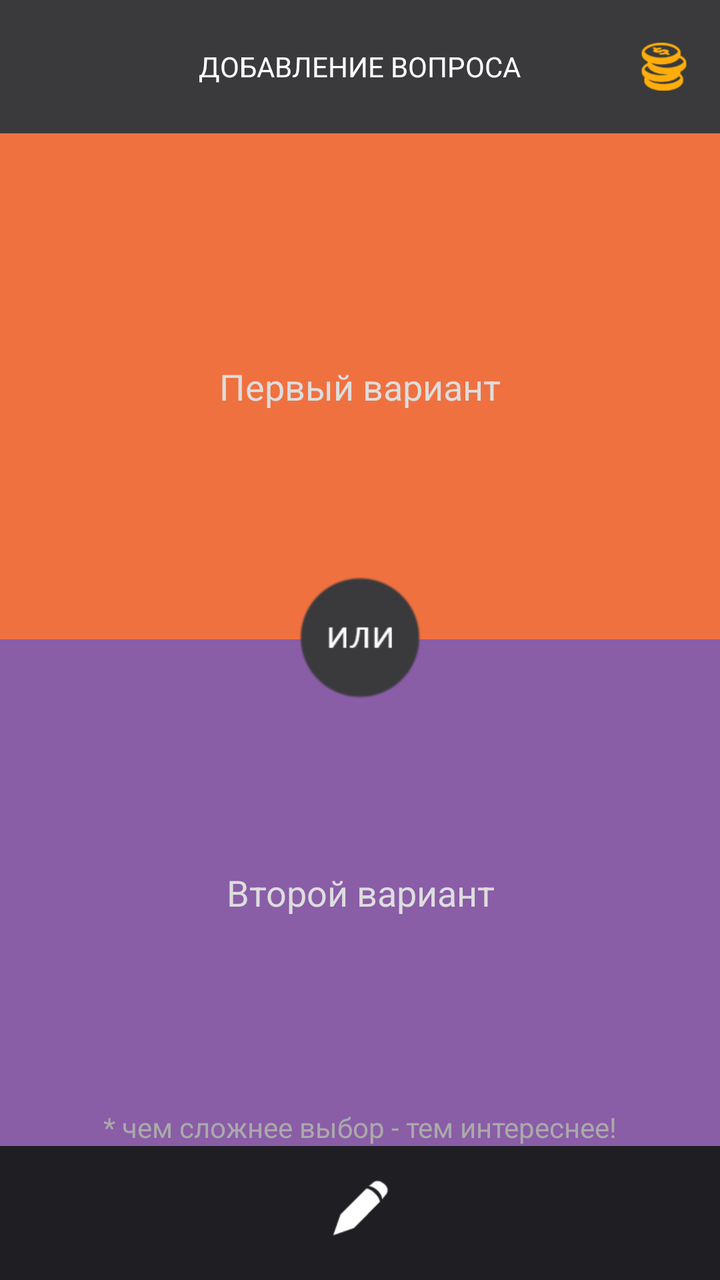
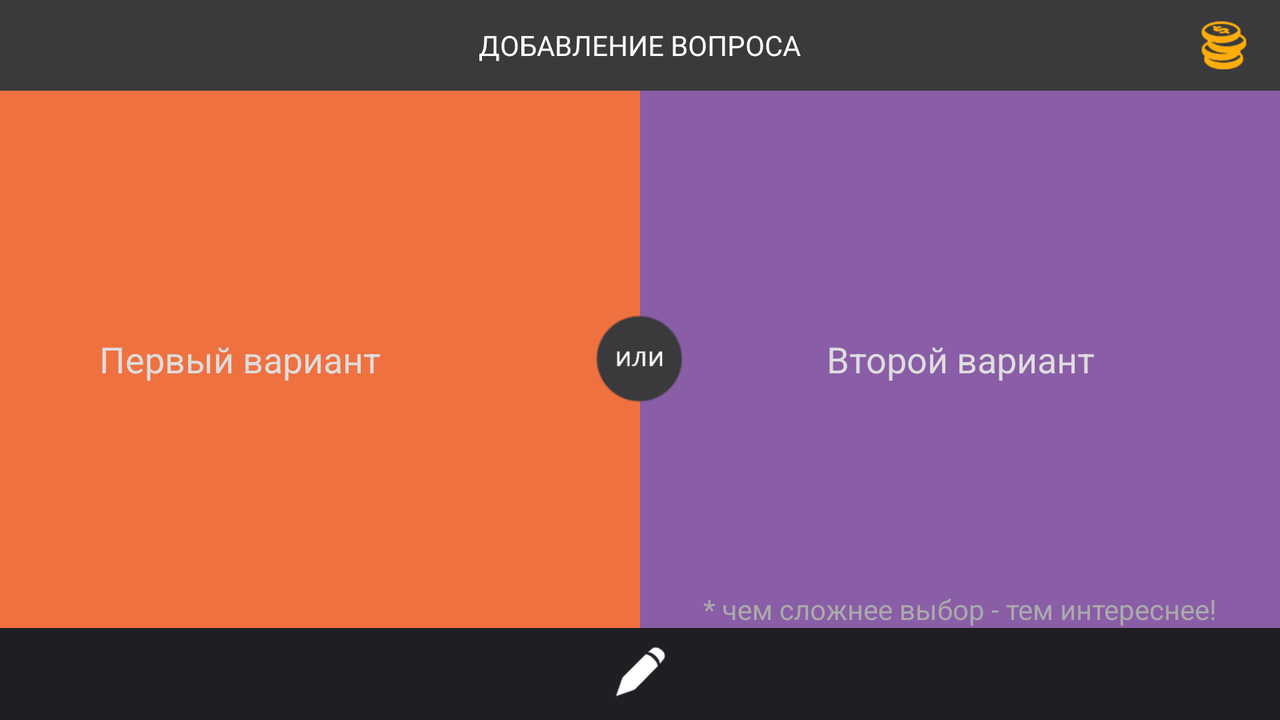

First picture: res/layout/ on a phone held upright. Second picture: the repository's own variant of that layout, on a device whose configuration matches the variant's folder. Source for both follows.
<!-- AndroidManifest.xml: application theme AppTheme -->
<!-- res/layout/activity_add_new.xml -->
<RelativeLayout xmlns:android="http://schemas.android.com/apk/res/android"
    xmlns:tools="http://schemas.android.com/tools"
    android:layout_width="match_parent"
    android:layout_height="match_parent"
    android:background="#3a3a3c" >

    <LinearLayout
        android:layout_width="match_parent"
        android:layout_height="match_parent"
        android:orientation="vertical" >

        <RelativeLayout
            android:layout_width="match_parent"
            android:layout_height="0dip"
            android:layout_weight="70" >

            <TextView
                android:id="@+id/title"
                android:layout_width="wrap_content"
                android:layout_height="match_parent"
                android:layout_centerInParent="true"
                android:gravity="center_vertical"
                android:text="@string/add_quest"
                android:textColor="@color/mainText" />

            <ImageView
                android:id="@+id/coinsIcon"
                android:layout_width="24dp"
                android:layout_height="24dp"
                android:layout_alignParentRight="true"
                android:layout_centerVertical="true"
                android:src="@drawable/coin"
                android:layout_marginRight="@dimen/activity_horizontal_margin"/>
        </RelativeLayout>

        <RelativeLayout
            android:id="@+id/answerUp"
            android:layout_width="match_parent"
            android:layout_height="0dip"
            android:layout_weight="265"
            android:background="@drawable/answer_selector_up" >

            <EditText
                android:id="@+id/textUp"
                android:layout_width="match_parent"
                android:layout_height="match_parent"
                android:layout_centerInParent="true"
                android:background="@android:color/transparent"
                android:gravity="center"
                android:hint="@string/var1"
                android:inputType="textCapSentences|textMultiLine"
                android:maxLength="150"
                android:nextFocusDown="@+id/textDown"
                android:nextFocusForward="@+id/textDown"
                android:paddingLeft="@dimen/main_text_padding"
                android:paddingRight="@dimen/main_text_padding"
                android:textColor="@color/mainText"
                android:textColorHint="#ddd" />
        </RelativeLayout>

        <RelativeLayout
            android:id="@+id/answerDown"
            android:layout_width="match_parent"
            android:layout_height="0dip"
            android:layout_weight="265"
            android:background="@drawable/answer_selector_down" >

            <EditText
                android:id="@+id/textDown"
                android:layout_width="match_parent"
                android:layout_height="match_parent"
                android:layout_centerInParent="true"
                android:background="@android:color/transparent"
                android:gravity="center"
                android:hint="@string/var2"
                android:maxLength="150"
                android:paddingLeft="@dimen/main_text_padding"
                android:paddingRight="@dimen/main_text_padding"
                android:textColor="@color/mainText"
                android:textColorHint="#ddd" 
                android:inputType="textCapSentences|textMultiLine"
                android:imeOptions="actionDone"/>
            
            <TextView
                android:id="@+id/help"
                android:layout_width="match_parent"
                android:layout_height="wrap_content"
                android:layout_alignParentBottom="true"
                android:paddingLeft="@dimen/main_text_padding"
                android:paddingRight="@dimen/main_text_padding"
                android:textColor="#aaa"
                android:gravity="center_horizontal"
                android:text="* чем сложнее выбор - тем интереснее!" />
        </RelativeLayout>

        <LinearLayout
            android:layout_width="match_parent"
            android:layout_height="0dip"
            android:layout_weight="70"
            android:orientation="horizontal" 
            android:background="#1e1e23"
            android:paddingTop="1dip">

            <LinearLayout
                android:id="@+id/add"
                android:layout_width="0dip"
                android:layout_height="match_parent"
                android:layout_weight="1"
                android:background="@drawable/answer_selector"
                android:orientation="vertical" >

                <View
                    android:layout_width="match_parent"
                    android:layout_height="0dip"
                    android:layout_weight="30" />

                <ImageView
                    android:layout_width="match_parent"
                    android:layout_height="0dip"
                    android:layout_weight="55"
                    android:gravity="center"
                    android:src="@drawable/add" />

                <View
                    android:layout_width="match_parent"
                    android:layout_height="0dip"
                    android:layout_weight="40" />
            </LinearLayout>
        </LinearLayout>
    </LinearLayout>

    <LinearLayout
        android:layout_width="match_parent"
        android:layout_height="match_parent"
        android:orientation="vertical" >

        <RelativeLayout
            android:layout_width="match_parent"
            android:layout_height="0dip"
            android:layout_weight="302.5" >
        </RelativeLayout>

        <RelativeLayout
            android:layout_width="match_parent"
            android:layout_height="0dip"
            android:layout_weight="65" >

            <ImageView
                android:layout_width="wrap_content"
                android:layout_height="match_parent"
                android:layout_centerInParent="true"
                android:adjustViewBounds="true"
                android:src="@drawable/circle_new" />
        </RelativeLayout>

        <RelativeLayout
            android:layout_width="match_parent"
            android:layout_height="0dip"
            android:layout_weight="302.5" >
        </RelativeLayout>
    </LinearLayout>

</RelativeLayout>
<!-- resources referenced by this layout -->
<resources>
  <color name="mainText">#fff</color>
  <dimen name="activity_horizontal_margin">16dp</dimen>
  <dimen name="main_text_padding">16dp</dimen>
  <!-- drawable add: png bitmap (drawable, 746 bytes) -->
  <!-- drawable answer_selector (drawable) -->
  <?xml version="1.0" encoding="utf-8"?>
  <selector xmlns:android="http://schemas.android.com/apk/res/android">
      <item android:state_pressed="true"  android:drawable="@drawable/hover"/>
      
      <item android:drawable="@drawable/header_footer_drawable" />
  </selector>
  <!-- drawable answer_selector_down (drawable) -->
  <?xml version="1.0" encoding="utf-8"?>
  <selector xmlns:android="http://schemas.android.com/apk/res/android">
      <item android:state_pressed="true"  android:drawable="@drawable/answer_down_hover"/>
      
      <item android:drawable="@drawable/answer_down" />
  </selector>
  <!-- drawable answer_selector_up (drawable) -->
  <?xml version="1.0" encoding="utf-8"?>
  <selector xmlns:android="http://schemas.android.com/apk/res/android">
      <item android:state_pressed="true"  android:drawable="@drawable/answer_up_hover"/>
      
      <item android:drawable="@drawable/answer_up" />
  </selector>
  <!-- drawable circle_new: png bitmap (drawable, 18790 bytes) -->
  <!-- drawable coin: png bitmap (drawable, 18564 bytes) -->
  <string name="add_quest">ДОБАВЛЕНИЕ ВОПРОСА</string>
  <string name="var1">Первый вариант</string>
  <string name="var2">Второй вариант</string>
  <style name="AppTheme" parent="AppBaseTheme">
  
      </style>
  <!-- drawable hover: png bitmap (drawable, 17683 bytes) -->
  <!-- drawable header_footer_drawable (drawable) -->
  <?xml version="1.0" encoding="utf-8"?>
  <shape xmlns:android="http://schemas.android.com/apk/res/android"
      android:shape="rectangle" >
  
      <solid android:color="@color/header_footer"/>
  
  </shape>
  <!-- drawable answer_down_hover (drawable) -->
  <?xml version="1.0" encoding="utf-8"?>
  <shape xmlns:android="http://schemas.android.com/apk/res/android"
      android:shape="rectangle" >
  
      <solid android:color="#a77fc1"/>
  
  </shape>
  <!-- drawable answer_down (drawable) -->
  <?xml version="1.0" encoding="utf-8"?>
  <shape xmlns:android="http://schemas.android.com/apk/res/android"
      android:shape="rectangle" >
  
      <solid android:color="#8a5da7"/>
  
  </shape>
  <!-- drawable answer_up_hover (drawable) -->
  <?xml version="1.0" encoding="utf-8"?>
  <shape xmlns:android="http://schemas.android.com/apk/res/android"
      android:shape="rectangle" >
  
      <solid android:color="#ee865d"/>
  
  </shape>
  <!-- drawable answer_up (drawable) -->
  <?xml version="1.0" encoding="utf-8"?>
  <shape xmlns:android="http://schemas.android.com/apk/res/android"
      android:shape="rectangle" >
  
      <solid android:color="#f07140"/>
  
  </shape>
  <!-- from res/values-v21/ -->
  <style name="AppBaseTheme" parent="Base.Theme.AppCompat.Light">
          <item name="android:colorPrimary">#000</item>
          <item name="android:colorPrimaryDark">#000</item>
          <item name="android:colorAccent">#fff</item>
      </style>
</resources>
<!-- res/layout-land/activity_add_new.xml (the repository's variant of the layout above) -->
<!-- drawn on the phone turned sideways -->
<RelativeLayout xmlns:android="http://schemas.android.com/apk/res/android"
    xmlns:tools="http://schemas.android.com/tools"
    android:layout_width="match_parent"
    android:layout_height="match_parent"
    android:background="#3a3a3c" >

    <LinearLayout
        android:layout_width="match_parent"
        android:layout_height="match_parent"
        android:orientation="vertical" >

        <RelativeLayout
            android:layout_width="match_parent"
            android:layout_height="0dip"
            android:layout_weight="90" >

            <TextView
                android:id="@+id/title"
                android:layout_width="wrap_content"
                android:layout_height="match_parent"
                android:layout_centerInParent="true"
                android:gravity="center_vertical"
                android:text="@string/add_quest"
                android:textColor="@color/mainText" />

            <ImageView
                android:id="@+id/coinsIcon"
                android:layout_width="24dp"
                android:layout_height="24dp"
                android:layout_alignParentRight="true"
                android:layout_centerVertical="true"
                android:src="@drawable/coin"
                android:layout_marginRight="@dimen/activity_horizontal_margin"/>
        </RelativeLayout>

        <LinearLayout
            android:layout_width="match_parent"
            android:layout_height="0dip"
            android:layout_weight="530"
            android:orientation="horizontal" >

            <LinearLayout
                android:id="@+id/answerUp"
                android:layout_width="0dip"
                android:layout_height="match_parent"
                android:layout_weight="265"
                android:background="@drawable/answer_selector_up" >

                <EditText
                    android:id="@+id/textUp"
                    android:layout_width="0dip"
                    android:layout_height="match_parent"
                    android:layout_weight="3"
                    android:background="@android:color/transparent"
                    android:gravity="center"
                    android:hint="@string/var1"
                    android:inputType="textCapSentences|textMultiLine"
                    android:maxLength="150"
                    android:nextFocusDown="@+id/textDown"
                    android:nextFocusForward="@+id/textDown"
                    android:paddingLeft="@dimen/main_text_padding"
                    android:paddingRight="@dimen/main_text_padding"
                    android:textColor="@color/mainText"
                    android:textColorHint="#ddd" />

                <View
                    android:layout_width="0dip"
                    android:layout_height="wrap_content"
                    android:layout_weight="1" />
            </LinearLayout>

            <RelativeLayout
                android:id="@+id/answerDown"
                android:layout_width="0dip"
                android:layout_height="match_parent"
                android:layout_weight="265"
                android:background="@drawable/answer_selector_down" >
	            <LinearLayout
	                android:layout_width="match_parent"
	                android:layout_height="match_parent" >
	
	                <View
	                    android:layout_width="0dip"
	                    android:layout_height="wrap_content"
	                    android:layout_weight="1" />
	
	                <EditText
	                    android:id="@+id/textDown"
	                    android:layout_width="match_parent"
	                    android:layout_height="match_parent"
	                    android:layout_centerInParent="true"
	                    android:background="@android:color/transparent"
	                    android:gravity="center"
	                    android:hint="@string/var2"
	                    android:imeOptions="actionDone"
	                    android:inputType="textCapSentences|textMultiLine"
	                    android:maxLength="150"
	                    android:paddingLeft="@dimen/main_text_padding"
	                    android:paddingRight="@dimen/main_text_padding"
	                    android:textColor="@color/mainText"
	                    android:textColorHint="#ddd" />
	            </LinearLayout>
	            
	            <TextView
                    android:id="@+id/help"
                    android:layout_width="match_parent"
                    android:layout_height="wrap_content"
                    android:layout_alignParentBottom="true"
                    android:gravity="center_horizontal"
                    android:paddingLeft="@dimen/main_text_padding"
                    android:paddingRight="@dimen/main_text_padding"
                    android:text="* чем сложнее выбор - тем интереснее!"
                    android:textColor="#aaa" />
            </RelativeLayout>
        </LinearLayout>

        <LinearLayout
            android:layout_width="match_parent"
            android:layout_height="0dip"
            android:layout_weight="90"
            android:background="#1e1e23"
            android:orientation="horizontal"
            android:paddingTop="1dip" >

            <LinearLayout
                android:id="@+id/add"
                android:layout_width="0dip"
                android:layout_height="match_parent"
                android:layout_weight="1"
                android:background="@drawable/answer_selector"
                android:orientation="vertical" >

                <View
                    android:layout_width="match_parent"
                    android:layout_height="0dip"
                    android:layout_weight="30" />

                <ImageView
                    android:layout_width="match_parent"
                    android:layout_height="0dip"
                    android:layout_weight="95"
                    android:gravity="center"
                    android:src="@drawable/add" />

                <View
                    android:layout_width="match_parent"
                    android:layout_height="0dip"
                    android:layout_weight="40" />
            </LinearLayout>
        </LinearLayout>
    </LinearLayout>

    <LinearLayout
        android:layout_width="match_parent"
        android:layout_height="match_parent"
        android:orientation="horizontal" >

        <RelativeLayout
            android:layout_width="0dip"
            android:layout_height="match_parent"
            android:layout_weight="302.5" >
        </RelativeLayout>

        <RelativeLayout
            android:layout_width="0dip"
            android:layout_height="match_parent"
            android:layout_weight="45" >

            <ImageView
                android:layout_width="wrap_content"
                android:layout_height="match_parent"
                android:layout_centerInParent="true"
                android:adjustViewBounds="true"
                android:src="@drawable/circle_new" />
        </RelativeLayout>

        <RelativeLayout
            android:layout_width="0dip"
            android:layout_height="match_parent"
            android:layout_weight="302.5" >
        </RelativeLayout>
    </LinearLayout>

</RelativeLayout>
